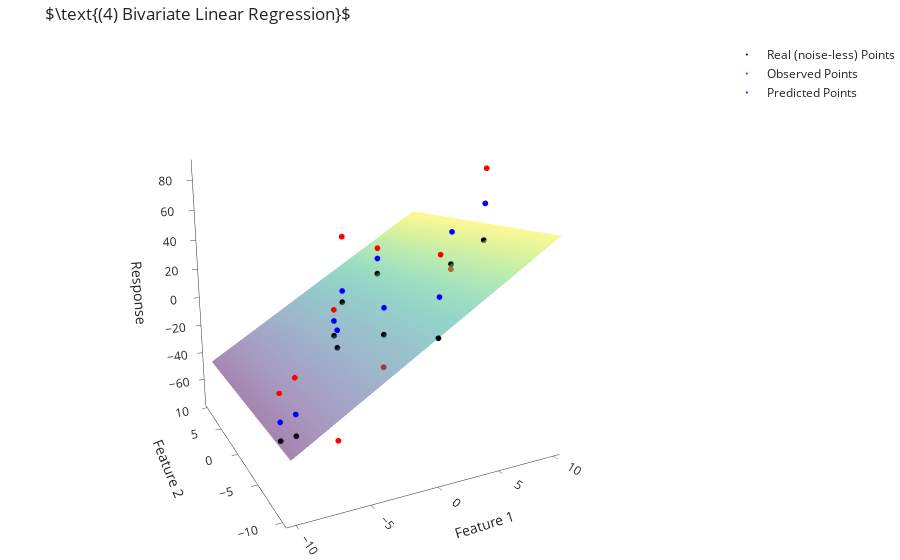

The notebook cell saved with this chart:
### Code cell
go.Figure([go.Surface(x=xv1, y=xv2, z=surface, opacity=.5, showscale=False),
           go.Scatter3d(name="Real (noise-less) Points", x=x[:,0], y=x[:,1], z=y_,    mode="markers", marker=dict(color="black", size=2)),
           go.Scatter3d(name="Observed Points",          x=x[:,0], y=x[:,1], z=y,     mode="markers", marker=dict(color="red", size=2)),
           go.Scatter3d(name="Predicted Points",         x=x[:,0], y=x[:,1], z=y_hat, mode="markers", marker=dict(color="blue", size=2))],
          layout=go.Layout(
              title=r"$\text{(4) Bivariate Linear Regression}$",
              scene=dict(xaxis=dict(title="Feature 1"),
                         yaxis=dict(title="Feature 2"),
                         zaxis=dict(title="Response"),
                         camera=dict(eye=dict(x=-1, y=-2, z=.5)))
          )).show()
